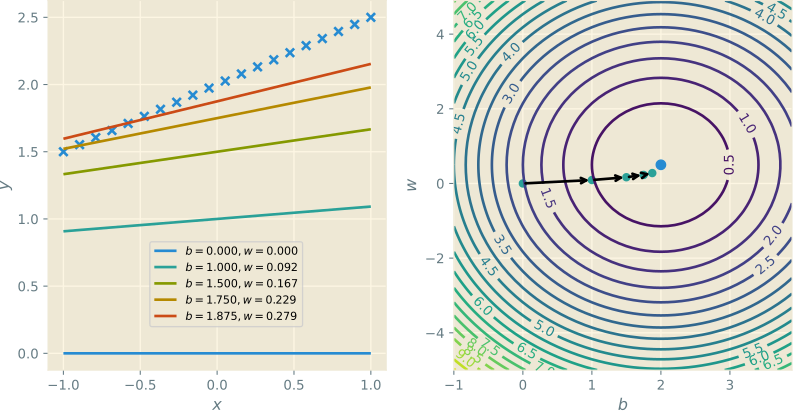

Write the Python code that produced this figure.
import matplotlib.pyplot as plt
import numpy as np

m = 20
b_true, w_true = 2, 0.5
x = np.linspace(-1, 1, m)  # 20个样本 在[-1,1]上均匀采样生成
y = b_true + w_true * x


def cost_func(b, w):  # 对(b,w) 计算当前总的平方损失
    b = np.atleast_3d(np.asarray(b))
    w = np.atleast_3d(np.asarray(w))
    return np.average((y-hypothesis(x, b, w))**2, axis=2)/2


def hypothesis(x, b, w):
    return b + w * x


with plt.style.context('Solarize_Light2'):

    fig, ax = plt.subplots(1, 2, figsize=(10, 5))
    ax[0].scatter(x, y, marker='x', s=40)  # 左图 20个样本

    # 右图 等高线
    b_grid = np.arange(-1, 4, 0.1)
    w_grid = np.arange(-5, 5, 0.1)
    J_grid = cost_func(b_grid[np.newaxis, :, np.newaxis], w_grid[:, np.newaxis, np.newaxis])
    X, Y = np.meshgrid(b_grid, w_grid)
    contours = ax[1].contour(X, Y, J_grid, 20)
    ax[1].clabel(contours)

    ax[1].scatter([b_true]*2, [w_true]*2, s=[50, 10])  # 右图 最优解 真实的(b,w)

    N = 5  # 做5轮梯度下降
    alpha = 0.5  # 梯度下降的步长
    theta = [np.array((0, 0))]  # 初始解
    J = [cost_func(*theta[0])[0]]  # 记录每轮的目标函数值
    for j in range(N-1):
        last_theta = theta[-1]  # 上一轮的解
        this_theta = np.empty((2,))

        # 根据上一轮的解对b和w做梯度下降
        this_theta[0] = last_theta[0] - alpha / m * np.sum((hypothesis(x, *last_theta) - y))
        this_theta[1] = last_theta[1] - alpha / m * np.sum((hypothesis(x, *last_theta) - y) * x)

        theta.append(this_theta)
        J.append(cost_func(*this_theta))

    for j in range(0, N):  # 左图 每轮(b,w)对应的直线
        ax[0].plot(x, hypothesis(x, *theta[j]), lw=2, label=r'$b = {:.3f}, w = {:.3f}$'.format(*theta[j]))

    for j in range(1, N):  # 右图 相邻两轮(b,w)之间画箭头
        ax[1].annotate('', xy=theta[j], xytext=theta[j-1], arrowprops={'arrowstyle': '->', 'lw': 2}, va='center', ha='center')

    ax[1].scatter(*zip(*theta), s=40, lw=0)  # 右图 所有轮的(b,w)

    ax[1].set_xlabel(r'$b$')
    ax[1].set_ylabel(r'$w$')
    ax[0].set_xlabel(r'$x$')
    ax[0].set_ylabel(r'$y$')
    axbox = ax[0].get_position()
    ax[0].legend(loc=(axbox.x0+0.5*axbox.width, axbox.y0+0.01*axbox.height), fontsize='small')

    plt.show()
